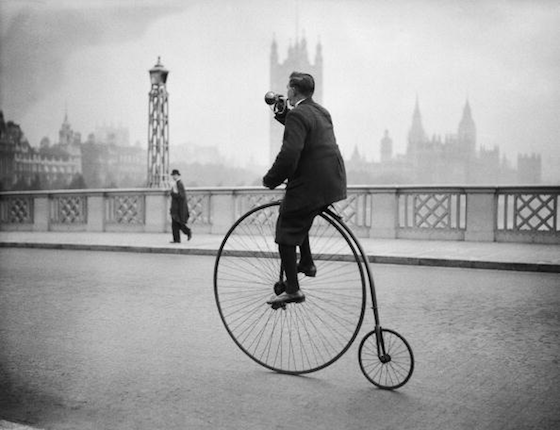
#> input picture sandbox/penny-farthing.png, 560 x 430 px, found by its file name
$ python main.py
#> lines starting #> are read from the running program, lines starting #| are printed output that depends on the picture
### utils/toolbox.py
import numpy as np

def normalize_01(img):
    return (img - np.min(img)) / (np.max(img) - np.min(img))

def normalize_0255(img):
    return (255.0 * (img - np.min(img))) / (np.max(img) - np.min(img))
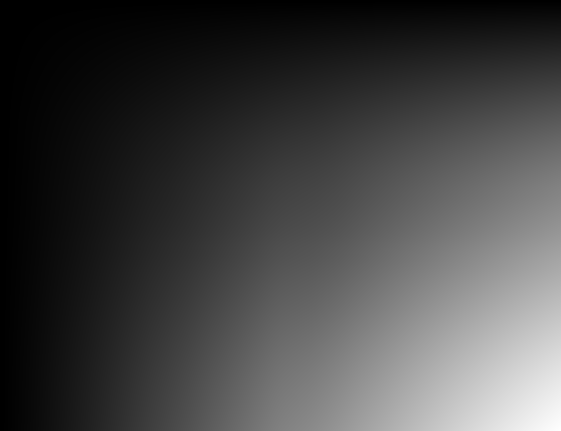
#> returned value: shape (431, 561) float64; min 0, max 255, mean 67.7

# [8 lines left out: function gaussian_kernel, not called in this run]

### sandbox/main.py
import cv2 as cv
import numpy as np

import sys
sys.path.append('./solutions/utils/')
from toolbox import *

img = normalize_01(cv.imread('sandbox/penny-farthing.png', cv.IMREAD_GRAYSCALE).astype("float32"))

intergral_image = normalize_0255(cv.integral(img)).astype("uint8")
intergral_image = intergral_image[1:,1:]
#> intergral_image: shape (430, 560)

cv.imshow("", intergral_image); cv.waitKey(0)

#imshow(imresize(img_d, size(img)))   # view downsampled image in original size
#imshow(imresize(img_bd, size(img)))  # compare with blurred & downsampled
